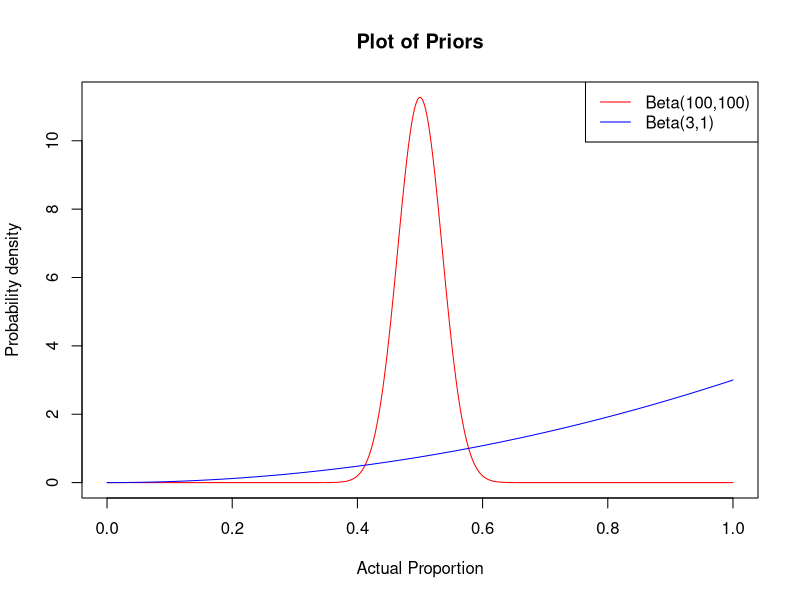

The R script that drew this image: (Note: a time limit stopped this script after it produced the figure.)
## ---- chunk 1

balanced <- function( i, j, k, l, chooser_params ) {

    n <- i + j + k + l

    if (n%%2) {
        action <- sample(c(1,2), size=1)
    }
    else {
        if (i + j < k + l) {
            action <- 1
        } else {
            action <- 2
        }
    }

    return(action)
}


one_run <- function(n, chooser, chooser_params, alpha) {

    i <- 0
    j <- 0
    k <- 0
    l <- 0

    # set the true probability of success
    p.c <- rbeta( 1, prior.i, prior.j )
    p.n <- rbeta( 1, prior.k, prior.l )

    correctly_reject_nulls <- c()

    for (m in 1:n) {

        # use the chooser function to pick an action
        # in this case, it should return 1 or 2
        action <- chooser( i, j, k, l, chooser_params )
        if (length(action)!=1) {
            chooser_params <- action[2]
            action <- action[1]
        }

        if (action == 1) {

            # decide whether or not the treatment is a success
            sample <- rbinom(1, 1, p.c)

            if (sample == 1) {
                # success!
                i <- i + 1
            } else if (sample == 0) {
                # failure
                j <- j + 1
            }
        } else {
            
            # decide whether or not the treatment is a success
            sample <- rbinom(1, 1, p.n)

            if (sample == 1) {
                # success!
                k <- k + 1
            } else if (sample == 0) {
                # failure
                l <- l + 1
            }
        }

        xtab <- as.table(rbind(c(i, j), c(k, l)))
        dimnames(xtab) <- list(
            group = c("grp1", "grp2"),
            success = c("yes", "no")
        )


        null_rejected <- tryCatch(
            {
                test <- prop.test(xtab)
                test["p.value"] < alpha
            },
            error=function(cond) {
                FALSE
            }
        )
        if (is.na(null_rejected)) {
            null_rejected <- FALSE
        }
        # power is based on _correctly_ rejecting the null
        # we must ignore rejections where the sign is wrong
        p.c_hat <- i/(i+j)
        p.n_hat <- k/(k+l)
        incorrect_direction <- (p.c_hat > p.n_hat) != (p.c > p.n)
        correctly_reject_null <- null_rejected
        if (null_rejected & incorrect_direction) {
            correctly_reject_null <- FALSE
        }

        correctly_reject_nulls <- append(correctly_reject_nulls, correctly_reject_null)
    }

    return(correctly_reject_nulls)
}


simulator <- function(numb_of_sims, numb_of_patients, runner, chooser, chooser_params, alpha) {

    runs <- array(0, dim=numb_of_patients)
    props <- c()

    for (iter in 1:(numb_of_sims)) {
        
        correctly_reject_nulls <- runner(numb_of_patients, chooser, chooser_params, alpha)
        runs <- runs + (correctly_reject_nulls - runs)/(iter+1)
    }

    return(c(runs, props))
}


## ---- chunk 2
numb_of_sims <- 10000
numb_of_patients <- 300

prior.i <- 100
prior.j <- 100
prior.k <- 3
prior.l <- 1

power_threshold <- 0.8
alpha <- 0.05

## ---- chunk 3

png("priors.png", units = "in", width = 5, height = 4, res = 300)

x1 <- seq(0, 1, length=1000)
y1 <- dbeta(x1, prior.i, prior.j)
plot(x1, y1, type="l", col="red", main="Plot of Priors", ylab="Probability density", xlab="Actual Proportion", width=5, hight=4)

x2 <- seq(0, 1, length=1000)
y2 <- dbeta(x1, prior.k, prior.l)
lines(x2, y2, col="blue")
#plot(x2, y2, type="l", col="blue", main="Plot of Prior of the Experimental Treatment", ylab="Probability density", xlab="Actual Proportion", width=5, hight=4)

#legend(x="topright", legend=c(paste0("Beta(",prior.i,",",prior.j,")")), lty=1, col=c("red"))
#legend(x="topright", legend=c(paste0("Beta(",prior.k,",",prior.l,")")), lty=1, col=c("blue"))
legend(x="topright", legend=c(paste0("Beta(",prior.i,",",prior.j,")"), paste0("Beta(",prior.k,",",prior.l,")")), lty=1, col=c("red", "blue"))

dev.off()

## ---- chunk 4

png("power_vs_sample_size.png", units = "in", width = 5, height = 4, res = 300)

y <- simulator(numb_of_sims, numb_of_patients, one_run, balanced, NA, alpha)
x <- 1:numb_of_patients
plot(x,y, ylim=c(0,1), ylab="Expected power",xlab="Sample size",main="Simulations of Optimal Sample Size")
abline(h=power_threshold)
optimal_sample_size <- sum(y < power_threshold); optimal_sample_size
abline(v=optimal_sample_size)

dev.off()

## ---- chunk 5

png("power_vs_sample_size.png", units = "in", width = 5, height = 4, res = 300)

plot(x,y, ylim=c(0,1), cex=0.5, ylab="Expected power",xlab="Sample size",main="Simulations of Optimal Sample Size")
abline(h=power_threshold)
optimal_sample_size <- sum(y < power_threshold); optimal_sample_size
abline(v=optimal_sample_size)



dev.off()
